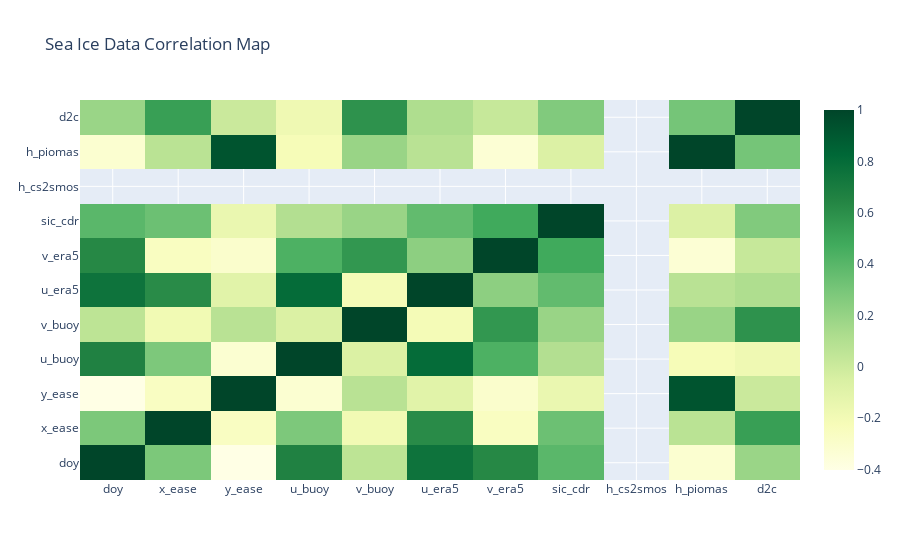

Notebook code for this chart:
### Markdown cell above
Create a correlation map to visualize any important correlations between the variables. 
"Correlation is defined as the strength of the linear relationship between two variables. A correlation coefficient closer to r=1 indicates that when one variable changes, the other variable changes in the same direction (positive or negative) by the same amount. A similar idea applies as the correlation coefficient approaches r=-1, but in this case, the variables have a nearly perfect inverse correlation, meaning that a change in one variable elicits an opposite change in the other variable."  https://medium.com/blockforce-capital/seeing-in-the-dark-creating-crypto-heat-map-correlations-with-plot-ly-7154cf362f92

### Code cell
import plotly.graph_objects as go

fig = go.Figure(data=go.Heatmap(z = df[columns_normalized].corr(),
                               x = columns_normalized,
                               y = columns_normalized,
                                colorscale= "ylgn"))

fig.update_layout(title="Sea Ice Data Correlation Map")
                
fig.show()

### Figure 1 — Plotly figure (JSON) as saved in the notebook; plotly's stock layout.template omitted (floating-point values rounded to 4 significant figures)
{"data": [{"colorscale": [[0, "rgb(255,255,229)"], [0.125, "rgb(247,252,185)"], [0.25, "rgb(217,240,163)"], [0.375, "rgb(173,221,142)"], [0.5, "rgb(120,198,121)"], [0.625, "rgb(65,171,93)"], [0.75, "rgb(35,132,67)"], [0.875, "rgb(0,104,55)"], [1, "rgb(0,69,41)"]], "type": "heatmap", "x": ["doy", "x_ease", "y_ease", "u_buoy", "v_buoy", "u_era5", "v_era5", "sic_cdr", "h_cs2smos", "h_piomas", "d2c"], "y": ["doy", "x_ease", "y_ease", "u_buoy", "v_buoy", "u_era5", "v_era5", "sic_cdr", "h_cs2smos", "h_piomas", "d2c"], "z": [[1, 0.287, -0.4015, 0.6669, 0.06187, 0.7534, 0.633, 0.3944, null, -0.3192, 0.1855], [0.287, 1, -0.2616, 0.2843, -0.1899, 0.6164, -0.2595, 0.3362, null, 0.07227, 0.5275], [-0.4015, -0.2616, 1, -0.3237, 0.07684, -0.0965, -0.3013, -0.151, null, 0.9243, 0.009415], [0.6669, 0.2843, -0.3237, 1, -0.06114, 0.8006, 0.4365, 0.1021, null, -0.2198, -0.1771], [0.06187, -0.1899, 0.07684, -0.06114, 1, -0.2074, 0.5641, 0.1902, null, 0.1898, 0.5846], [0.7534, 0.6164, -0.0965, 0.8006, -0.2074, 1, 0.229, 0.3694, null, 0.07727, 0.1159], [0.633, -0.2595, -0.3013, 0.4365, 0.5641, 0.229, 1, 0.4787, null, -0.334, 0.02609], [0.3944, 0.3362, -0.151, 0.1021, 0.1902, 0.3694, 0.4787, 1, null, -0.06741, 0.2679], [null, null, null, null, null, null, null, null, null, null, null], [-0.3192, 0.07227, 0.9243, -0.2198, 0.1898, 0.07727, -0.334, -0.06741, null, 1, 0.308], [0.1855, 0.5275, 0.009415, -0.1771, 0.5846, 0.1159, 0.02609, 0.2679, null, 0.308, 1]]}], "layout": {"title": {"text": "Sea Ice Data Correlation Map"}}}
